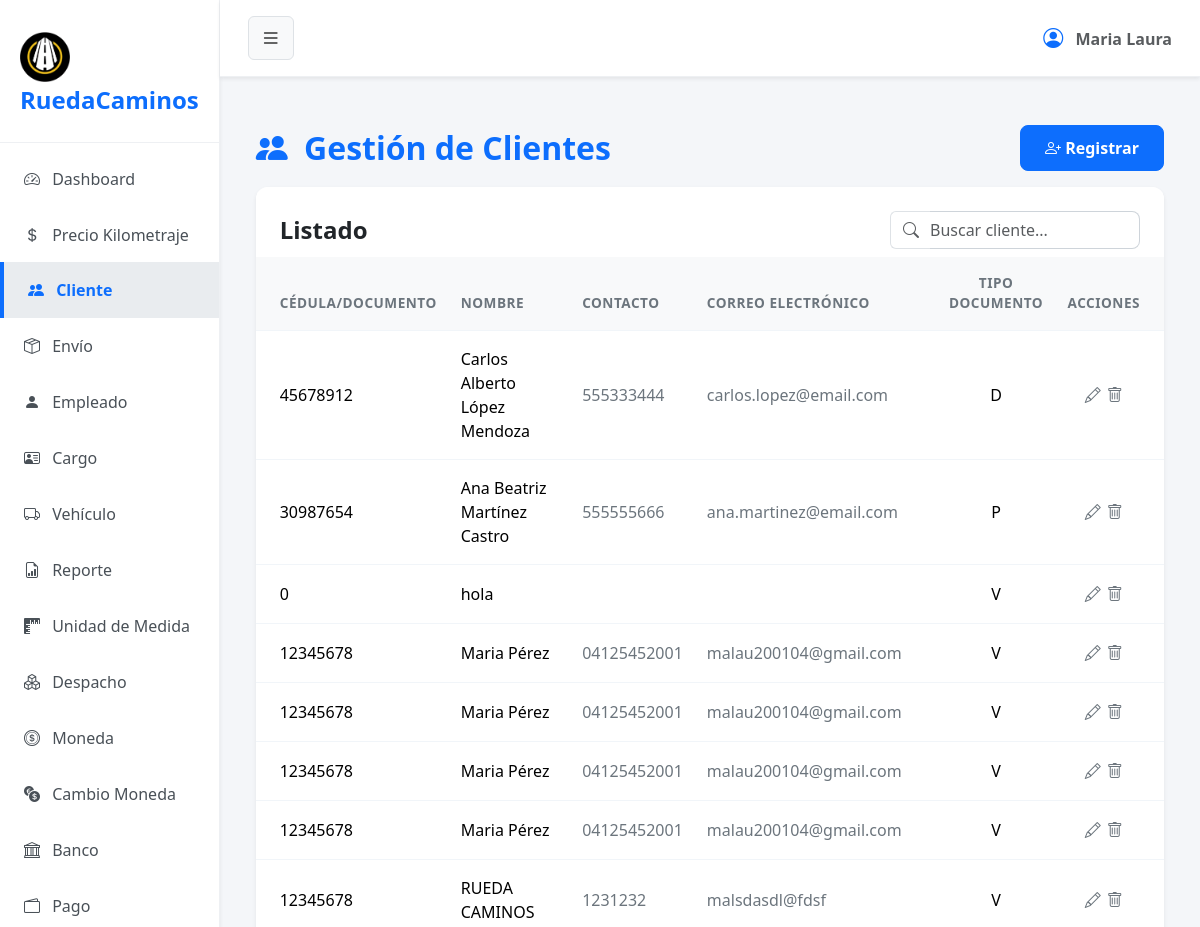
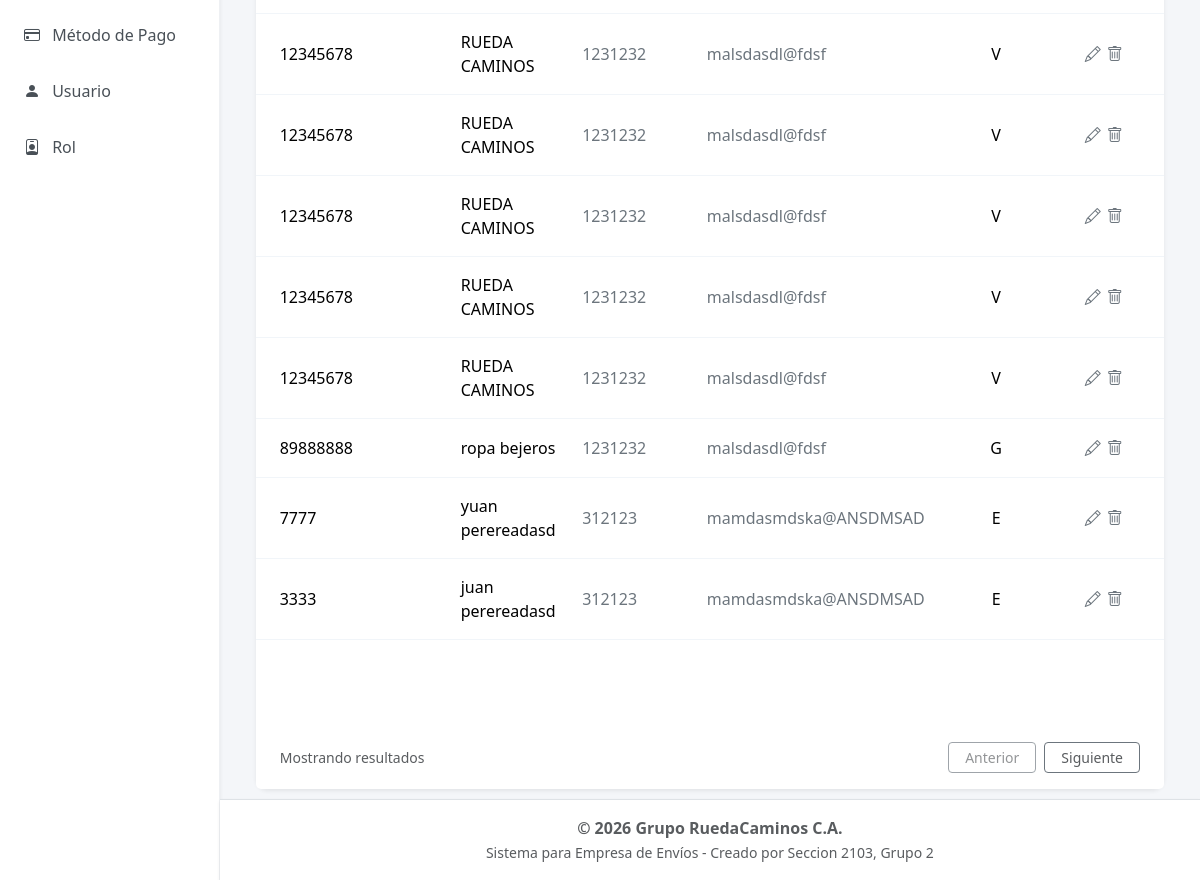
Before: /?url=cliente with the older database file (2 pictures, top to bottom).
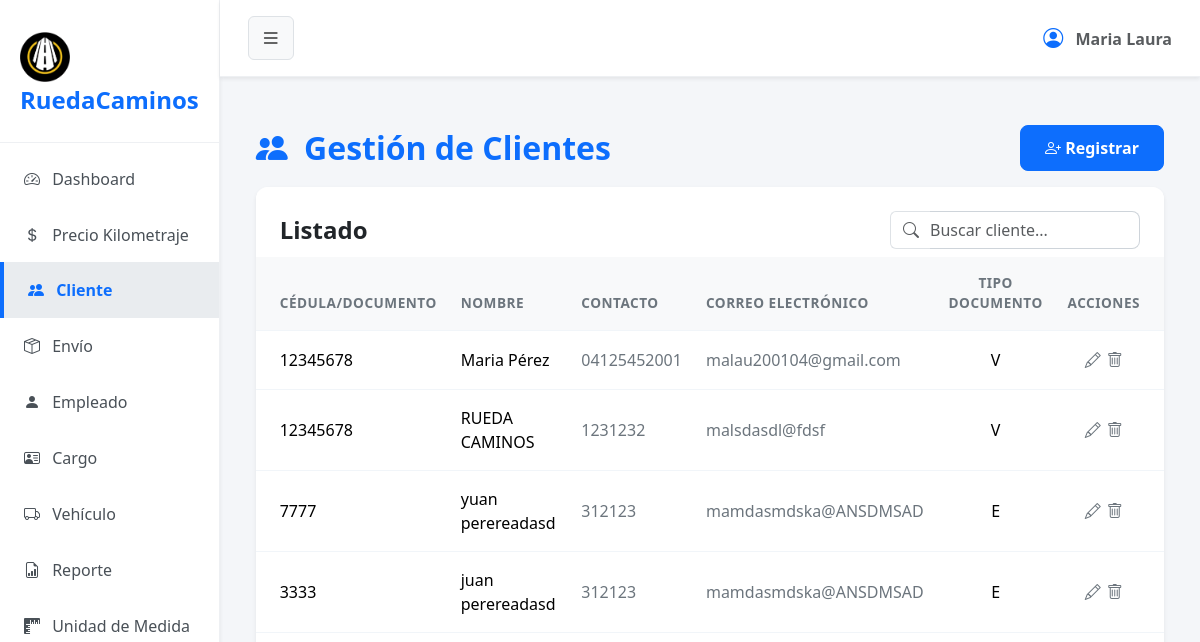
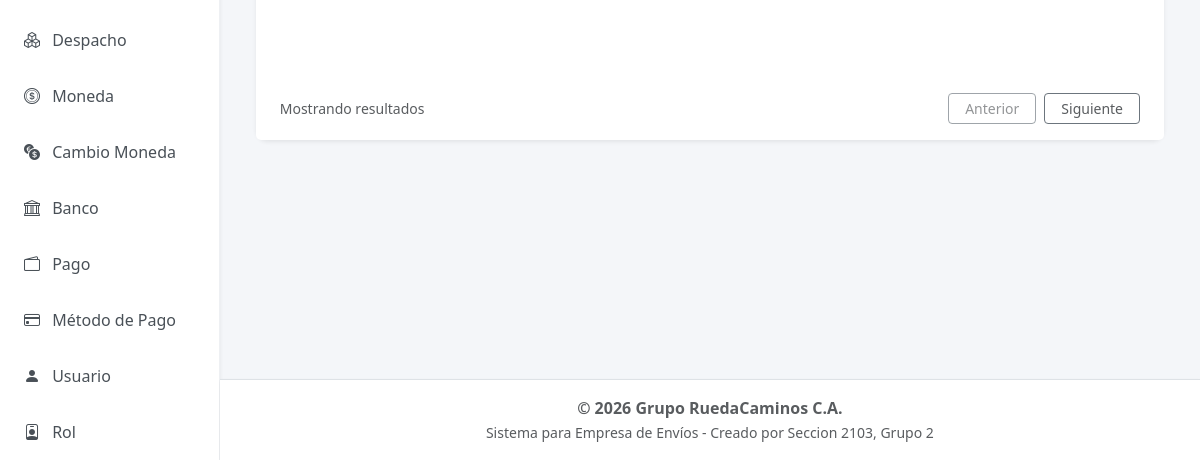
After: the same page with the newer database file (2 pictures, top to bottom).
### tables this page shows
CREATE TABLE `cliente` (
  `cod_cliente` int(10) NOT NULL,
  `doc_identidad` int(10) NOT NULL COMMENT 'puede ser el rif,cedula,etc',
  `razon_social` varchar(30) NOT NULL,
  `apellido` varchar(20) DEFAULT NULL,
  `telefono` varchar(11) NOT NULL,
  `email` varchar(80) DEFAULT NULL,
  `tipo_documento` varchar(1) NOT NULL COMMENT 'v=venezolano,j=juridico, e=extranjero, g=gubernamental',
  `estado` tinyint(1) NOT NULL
);

### app/controller/clienteController.php (called while the page is built, shortened)
<?php
$cliente = new Cliente();
$registros = $cliente->obt_RegistrosClientes();
include 'app/view/layout/header.php';
include 'app/view/cliente/clienteView.php';
include 'app/view/layout/footer.php';

### index.php (called while the page is built, shortened)
<?php
    $frontController = new FrontController();
?>

### app/config/Conexion.php (called while the page is built, shortened)
<?php
abstract class Conexion
{
    public $host = "localhost";
    public $namedb = "grupo_ruedacaminos";
    public $userdb = "root";
    public $passwd = "";
    public function __construct()
    {
        $this->conexion = $this->getConnection();
    }
    public function getConnection(): PDO
    {
        try {
            $dsn = "mysql:host=" . $this->host . ";dbname=" . $this->namedb . ";charset=utf8";
            $conexion = new PDO($dsn, $this->userdb, $this->passwd);
            $conexion->setAttribute(PDO::ATTR_ERRMODE, PDO::ERRMODE_EXCEPTION);
        } catch (PDOException $error) {
            die('No se pudo conectar a la base de datos, error:' . $error->getMessage());
        }
        return $conexion;
    }
}

### app/model/Cliente.php (called while the page is built, shortened)
<?php
class Cliente extends Conexion
{
    public function obt_RegistrosClientes()
    {
        try {
            $sentencia = "SELECT * FROM cliente WHERE estado = 1";
            $select = $this->conexion->prepare($sentencia);
            $select->execute();
            return $select->fetchAll(\PDO::FETCH_ASSOC);
        } catch (\PDOException $e) {
            return [];
        }
    }
}

### app/view/cliente/componentes/tabla.php (the view, shortened to what this page needs)
<div class="card-body p-0">
    <div class="table-responsive">
        <table class="table table-hover align-middle mb-0">
            <thead class="table-light table-header-custom">
                <tr>
                    <th class="ps-4">CÉDULA/DOCUMENTO</th>
                    <th>NOMBRE</th>
                    <th>CONTACTO</th>
                    <th>CORREO ELECTRÓNICO</th>
                    <th class="text-center">TIPO DOCUMENTO</th>
                    <th class="pe-4 text-center">ACCIONES</th>
                </tr>
            </thead>
            <tbody>
                <?php foreach ($registros as $dato): ?>
                    <tr>
                        <td class="ps-4 fw-medium"><?= $dato['doc_identidad'] ?></td>
                        <td>
                            <span class="fw-medium"><?php echo $dato['razon_social'] . ' ' . $dato['apellido'] ?></span>
                        </td>
                        <td class="text-secondary"><?= $dato['telefono'] ?></td>
                        <td class="text-secondary"><?= $dato['email'] ?></td>
                        <td class="text-center"><?= $dato['tipo_documento'] ?></td>
                        <td class="pe-4 text-center">
                            <button type="button" class="btn btn-link text-secondary p-0 m-0 align-baseline" title="Editar" data-bs-toggle="modal" data-bs-target="#editCliente"
                                datos-cod-cliente="<?php echo $dato['cod_cliente']; ?>"
                                datos-doc-identidad="<?php echo $dato['doc_identidad']; ?>"
                                datos-razon-social="<?php echo $dato['razon_social']; ?>"
                                datos-apellido="<?php echo $dato['apellido']; ?>"
                                datos-telefono="<?php echo $dato['telefono']; ?>"
                                datos-email="<?php echo $dato['email']; ?>"
                                datos-tipo-documento="<?php echo $dato['tipo_documento']; ?>"
                                >
                            <i class="bi bi-pencil"></i>
                            </button>
                            <form action="?url=cliente" method="POST" style="display: inline;">
                                <fieldset style="display: inline;">
                                    <button type="submit" name="tipoSolicitud" value="eliminar" class="btn btn-link text-secondary p-0 m-0 align-baseline" title="Eliminar" onclick="return confirm('¿Está seguro de eliminar este cliente?');">
                                        <i class="bi bi-trash"></i>
                                    </button>
                                </fieldset>
                            </form>
                        </td>
                    </tr>
                <?php endforeach; ?>
            </tbody>
        </table>
    </div>
</div>

### app/controller/FrontController.php (shortened to what this page needs)
<?php
    class FrontController {
        private $dir;
        private $controller;
        private $url;
        public function __construct() {
            if (isset($_REQUEST["url"])) {
                $this->url = $_REQUEST["url"];
                $this->dir = 'app/controller/';
                $this->controller = 'Controller.php';
                $this->getURL();
            } else {
                echo "<script>location='?url=dashboard'</script>";
            }
        }
        private function getURL() {
            if(file_exists($this->dir.$this->url.$this->controller)) {
                require_once($this->dir.$this->url.$this->controller);
            } else {
                echo "<h2>Error 404: Módulo no encontrado</h2>";
                echo "<p>El controlador para '{$this->url}' no existe.</p>";
                echo "<a href='?url=dashboard'>Volver al inicio</a>";
            }
        }
    }
?>

### app/view/layout/header.php (shortened to what this page needs)
<!DOCTYPE html>
<html lang="es">
<head>
    <link href="assets/css/bootstrap.min.css" rel="stylesheet">
    <link href="assets/css/styles.css" rel="stylesheet">
    <link href="assets/icons/bootstrap-icons/font/bootstrap-icons.min.css" rel="stylesheet">
</head>
<body>
    <?php
    $current_url = isset($_GET['url']) ? $_GET['url'] : 'dashboard';
    ?>
    <div class="d-flex" id="wrapper">
        <div id="sidebar-wrapper" class="shadow-sm">
            <div class="sidebar-heading">
                <img src="app/view/img/logo2.png" alt="Logo" class="img-fluid mt-2" style="max-width: 50px;">RuedaCaminos
            </div>
            <div class="list-group list-group-flush mt-2">
                <a href="?url=dashboard" class="list-group-item list-group-item-action <?= $current_url == 'dashboard' ? 'active' : '' ?>">
                    <i class="bi bi-speedometer2 me-2"></i> Dashboard
                </a>
                <a href="?url=kilometraje" class="list-group-item list-group-item-action <?= $current_url == 'kilometraje' ? 'active' : '' ?>">
                    <i class="bi bi-currency-dollar me-2"></i> Precio Kilometraje
                </a>
                <a href="?url=cliente" class="list-group-item list-group-item-action <?= $current_url == 'cliente' ? 'active' : '' ?>">
                    <i class="bi bi-people-fill me-2"></i> Cliente
                </a>
                <a href="?url=envio" class="list-group-item list-group-item-action <?= $current_url == 'envio' ? 'active' : '' ?>">
                    <i class="bi bi-box-seam me-2"></i> Envío
                </a>
                <a href="?url=empleado" class="list-group-item list-group-item-action <?= $current_url == 'empleado' ? 'active' : '' ?>">
                    <i class="bi bi-person-fill me-2"></i> Empleado
                </a>
                <a href="?url=rol" class="list-group-item list-group-item-action <?= $current_url == 'cargo' ? 'active' : '' ?>">
                    <i class="bi bi-person-vcard me-2" ></i> Cargo
                </a>
                <a href="?url=vehiculo" class="list-group-item list-group-item-action <?= $current_url == 'vehiculo' ? 'active' : '' ?>">
                    <i class="bi bi-truck me-2"></i> Vehículo
                </a>
                <a href="?url=reporte" class="list-group-item list-group-item-action <?= $current_url == 'reporte' ? 'active' : '' ?>">
                    <i class="bi bi-file-earmark-bar-graph me-2"></i> Reporte
                </a>
                <a href="?url=unidadesmedida" class="list-group-item list-group-item-action <?= $current_url == 'unidadesmedida' ? 'active' : '' ?>">
                    <i class="bi bi-rulers me-2"></i> Unidad de Medida
                </a>
                <a href="?url=despacho" class="list-group-item list-group-item-action <?= $current_url == 'despacho' ? 'active' : '' ?>">
                    <i class="bi bi-boxes me-2"></i> Despacho
                </a>
                <a href="?url=moneda" class="list-group-item list-group-item-action <?= $current_url == 'moneda' ? 'active' : '' ?>">
                    <i class="bi bi-coin me-2"></i> Moneda
                </a>
                <a href="?url=cambiomoneda" class="list-group-item list-group-item-action <?= $current_url == 'cambiomoneda' ? 'active' : '' ?>">
                    <i class="bi bi-currency-exchange me-2"></i> Cambio Moneda
                </a>
                <a href="?url=bancos" class="list-group-item list-group-item-action <?= $current_url == 'bancos' ? 'active' : '' ?>">
                    <i class="bi bi-bank me-2"></i> Banco
                </a>
                <a href="?url=pago" class="list-group-item list-group-item-action <?= $current_url == 'pago' ? 'active' : '' ?>">
                    <i class="bi bi-wallet2 me-2"></i> Pago
                </a>
                <a href="?url=metodospago" class="list-group-item list-group-item-action <?= $current_url == 'metodospago' ? 'active' : '' ?>">
                    <i class="bi bi-credit-card me-2"></i> Método de Pago
                </a>
                <a href="?url=usuario" class="list-group-item list-group-item-action <?= $current_url == 'usuario' ? 'active' : '' ?>">
                    <i class="bi bi-person-fill me-2"></i> Usuario
                </a>
                <a href="?url=rol" class="list-group-item list-group-item-action <?= $current_url == 'rol' ? 'active' : '' ?>">
                    <i class="bi bi-person-badge me-2"></i> Rol
                </a>
            </div>
        </div>
        <div id="page-content-wrapper" class="d-flex flex-column min-vh-100 w-100">
            <nav class="navbar navbar-expand-lg navbar-light shadow-sm">
                <div class="container-fluid">
                    <button class="btn btn-light border" id="sidebarToggle"><i class="bi bi-list fs-5"></i></button>
                    <div class="ms-auto d-flex align-items-center">
                        <span class="text-muted fw-bold"><i class="bi bi-person-circle fs-5 me-2 text-primary"></i> Maria Laura</span>
                    </div>
                </div>
            </nav>
            <main class="container-fluid">

### app/view/cliente/clienteView.php (shortened to what this page needs)
<main class="container-fluid py-5 px-4">
    <div class="row">
        <div class="col-12 mb-4">
            <header class="d-flex justify-content-between align-items-center mb-3">
                <h2 class="mb-0 text-primary fw-bold"><i class="bi bi-people-fill me-2"></i> Gestión de Clientes</h2>
                <button type="button" class="btn btn-primary" data-bs-toggle="modal" data-bs-target="#registerCliente">
                    <i class="bi bi-person-plus"></i> Registrar
                </button>
            </header>
            <section class="card shadow-sm border-0 h-100">
                <div class="card-header bg-white border-bottom-0 pt-4 pb-2 px-4 d-flex justify-content-between align-items-center">
                    <h4 class="mb-0 fw-bold">Listado</h4>
                    <div class="input-group" style="max-width: 250px;">
                        <span class="input-group-text bg-transparent border-end-0 text-muted">
                            <i class="bi bi-search"></i>
                        </span>
                        <input type="text" class="form-control border-start-0 ps-0 text-muted" placeholder="Buscar cliente...">
                    </div>
                </div>
                <?php require 'componentes/tabla.php'; ?>
                <footer class="card-footer bg-white border-top-0 d-flex justify-content-between align-items-center px-4 py-3">
                    <span class="text-muted small">Mostrando resultados</span>
                    <div class="d-flex gap-2">
                        <button class="btn btn-outline-secondary btn-sm px-3 text-muted" disabled>Anterior</button>
                        <button class="btn btn-outline-secondary btn-sm px-3 text-muted">Siguiente</button>
                    </div>
                </footer>
            </section>
        </div>
    </div>
</main>

### app/view/layout/footer.php (shortened to what this page needs)
        </main>
        <footer class="bg-white text-center py-3 mt-auto border-top w-100 shadow-sm">
            <div class="container-fluid">
                <p class="mb-0 text-muted fw-semibold">&copy; <?= date('Y') ?> Grupo RuedaCaminos C.A.</p>
                <small class="text-muted">Sistema para Empresa de Envíos - Creado por Seccion 2103, Grupo 2</small>
            </div>
        </footer>
    </div>
</div>
</body>
</html>

### assets/css/styles.css (style rules this page uses)
body { background-color: #f4f6f9; font-family: 'Segoe UI', Tahoma, Geneva, Verdana, sans-serif; overflow-x: hidden; }
#wrapper { display: flex; transition: all 0.3s ease-in-out; }
#sidebar-wrapper { min-height: 100vh; width: 250px; background-color: #ffffff; border-right: 1px solid #eef0f3; transition: margin .25s ease-out; }
#sidebar-wrapper .sidebar-heading { padding: 1.5rem 1.25rem; font-size: 1.5rem; font-weight: 800; color: #0d6efd; border-bottom: 1px solid #eef0f3; }
#sidebar-wrapper .list-group { width: 100%; }
#page-content-wrapper { min-width: 0; width: 100%; display: flex; flex-direction: column; }
.list-group-item { border: none; padding: 1rem 1.5rem; font-weight: 500; color: #495057; border-left: 4px solid transparent; }
.list-group-item.active { background-color: #e9ecef; color: #0d6efd; border-color: #0d6efd; border-left: 4px solid #0d6efd; font-weight: 700; }
.navbar { background-color: #ffffff; border-bottom: 1px solid #eef0f3; padding: 1rem; }
.card { box-shadow: 0 4px 12px rgba(0,0,0,0.05); border: none; border-radius: 12px; margin-bottom: 1.5rem; }
.card-header { background-color: #ffffff; border-bottom: 1px solid #eef0f3; font-weight: 600; border-top-left-radius: 12px !important; border-top-right-radius: 12px !important; }
.form-control, .form-select { border-radius: 8px; border-color: #ced4da; }
.btn-primary, .btn-success { border-radius: 8px; padding: 10px 24px; font-weight: 600; }
.table > :not(caption) > * > * { padding: 1rem 0.75rem; border-bottom-color: #f1f5f9; }
.table-header-custom th { color: #6c757d; font-weight: 600; font-size: 0.85rem; letter-spacing: 0.5px; }

Changed rows visible on the page:
removed cliente: doc_identidad "45678912", razon_social "Carlos Alberto", apellido "López Mendoza", telefono "555333444", email "carlos.lopez@email.com", tipo_documento "D"
removed cliente: doc_identidad "30987654", razon_social "Ana Beatriz", apellido "Martínez Castro", telefono "555555666", email "ana.martinez@email.com", tipo_documento "P"
removed cliente: doc_identidad "0", razon_social "hola", tipo_documento "V"
removed cliente: doc_identidad "12345678", razon_social "Maria", apellido "Pérez", telefono "04125452001", email "malau200104@gmail.com", tipo_documento "V"
removed cliente: doc_identidad "12345678", razon_social "Maria", apellido "Pérez", telefono "04125452001", email "malau200104@gmail.com", tipo_documento "V"
removed cliente: doc_identidad "12345678", razon_social "Maria", apellido "Pérez", telefono "04125452001", email "malau200104@gmail.com", tipo_documento "V"
removed cliente: doc_identidad "12345678", razon_social "RUEDA", apellido "CAMINOS", telefono "1231232", email "malsdasdl@fdsf", tipo_documento "V"
removed cliente: doc_identidad "12345678", razon_social "RUEDA", apellido "CAMINOS", telefono "1231232", email "malsdasdl@fdsf", tipo_documento "V"
removed cliente: doc_identidad "12345678", razon_social "RUEDA", apellido "CAMINOS", telefono "1231232", email "malsdasdl@fdsf", tipo_documento "V"
removed cliente: doc_identidad "12345678", razon_social "RUEDA", apellido "CAMINOS", telefono "1231232", email "malsdasdl@fdsf", tipo_documento "V"
removed cliente: doc_identidad "12345678", razon_social "RUEDA", apellido "CAMINOS", telefono "1231232", email "malsdasdl@fdsf", tipo_documento "V"
removed cliente: doc_identidad "89888888", razon_social "ropa bejeros", telefono "1231232", email "malsdasdl@fdsf", tipo_documento "G"
